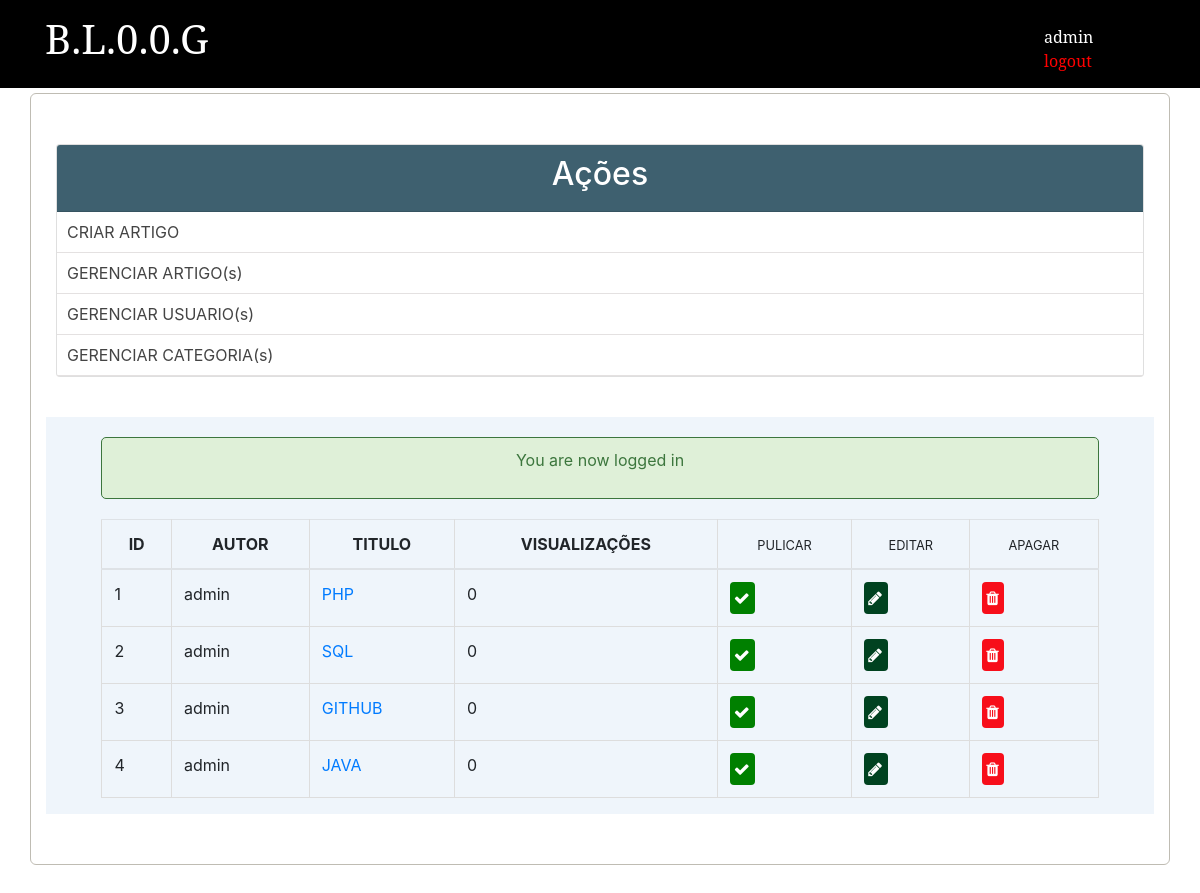
Screenshot of /admin/posts.php (signed in) with the database file from the repository.
### tables this page shows
CREATE TABLE `posts` (
  `id` int(11) NOT NULL,
  `user_id` int(11) DEFAULT NULL,
  `title` varchar(255) NOT NULL,
  `slug` varchar(255) NOT NULL,
  `views` int(11) NOT NULL DEFAULT '0',
  `image` varchar(255) NOT NULL,
  `body` text NOT NULL,
  `published` tinyint(1) NOT NULL,
  `created_at` timestamp NOT NULL DEFAULT CURRENT_TIMESTAMP ON UPDATE CURRENT_TIMESTAMP,
  `updated_at` timestamp NOT NULL DEFAULT '0000-00-00 00:00:00'
);

### admin/includes/post_functions.php (called while the page is built, shortened)
<?php
function getAllPosts()
{
	global $conn;
	if ($_SESSION['user']['role'] == "Admin") {
		$sql = "SELECT * FROM posts";
	} elseif ($_SESSION['user']['role'] == "Author") {
		$user_id = $_SESSION['user']['id'];
		$sql = "SELECT * FROM posts WHERE user_id=$user_id";
	}
	$result = mysqli_query($conn, $sql);
	$posts = mysqli_fetch_all($result, MYSQLI_ASSOC);
	$final_posts = array();
	foreach ($posts as $post) {
		$post['author'] = getPostAuthorById($post['user_id']);
		array_push($final_posts, $post);
	}
	return $final_posts;
}
function getPostAuthorById($user_id)
{
	global $conn;
	$sql = "SELECT username FROM users WHERE id=$user_id";
	$result = mysqli_query($conn, $sql);
	if ($result) {
		return mysqli_fetch_assoc($result)['username'];
	} else {
		return null;
	}
}
?>

### admin/posts.php (the view, shortened to what this page needs)
<?php include('../config.php'); ?>
<?php include(ROOT_PATH . '/admin/includes/post_functions.php'); ?>
<?php include(ROOT_PATH . '/admin/includes/head_section.php'); ?>
<?php include(ROOT_PATH . '/admin/includes/bootstrap.php'); ?>
<?php $posts = getAllPosts(); ?>
</head>
<body>
	<?php include(ROOT_PATH . '/admin/includes/navbar.php') ?>
	<div class="container content">
		<?php include(ROOT_PATH . '/admin/includes/menu.php') ?>
		<div class="table-div"  style="width: 100%;">
			<?php include(ROOT_PATH . '/includes/messages.php') ?>
			<?php if (empty($posts)): ?>
				<h1 style="text-align: center; margin-top: 20px;">Não há postagens!</h1>
			<?php else: ?>
				<table class="table">
						<thead>
						<th>ID</th>
						<th>AUTOR</th>
						<th>TITULO</th>
						<th>VISUALIZAÇÕES</th>
						<?php if ($_SESSION['user']['role'] == "Admin"): ?>
							<th><small>PULICAR</small></th>
						<?php endif ?>
						<th><small>EDITAR</small></th>
						<th><small>APAGAR</small></th>
					</thead>
					<tbody>
					<?php foreach ($posts as $key => $post): ?>
						<tr>
							<td><?php echo $key + 1; ?></td>
							<td><?php echo $post['author']; ?></td>
							<td>
								<a 	target="_blank"
								href="<?php echo BASE_URL . 'single_post.php?post-slug=' . $post['slug'] ?>">
									<?php echo $post['title']; ?>
								</a>
							</td>
							<td><?php echo $post['views']; ?></td>
							<?php if ($_SESSION['user']['role'] == "Admin" ): ?>
								<td>
								<?php if ($post['published'] == true): ?>
									<a class="fa fa-check btn unpublish"
										href="posts.php?unpublish=<?php echo $post['id'] ?>">
									</a>
								<?php else: ?>
									<a class="fa fa-times btn publish"
										href="posts.php?publish=<?php echo $post['id'] ?>">
									</a>
								<?php endif ?>
								</td>
							<?php endif ?>
							<td>
								<a class="fa fa-pencil btn edit"
									href="create_post.php?edit-post=<?php echo $post['id'] ?>">
								</a>
							</td>
							<td>
								<a  class="fa fa-trash btn delete"
									href="create_post.php?delete-post=<?php echo $post['id'] ?>">
								</a>
							</td>
						</tr>
					<?php endforeach ?>
					</tbody>
				</table>
			<?php endif ?>
		</div>
	</div>
</body>
</html>

### admin/includes/head_section.php (shortened to what this page needs)
<!DOCTYPE html>
<html>
<head>
<link rel="stylesheet" href="https://cdnjs.cloudflare.com/ajax/libs/font-awesome/4.7.0/css/font-awesome.min.css" />
<link rel="stylesheet" href="../static/css/admin_styling.css">

### admin/includes/bootstrap.php (shortened to what this page needs)
<link rel="stylesheet" href="https://stackpath.bootstrapcdn.com/bootstrap/4.1.3/css/bootstrap.min.css">
<link href="https://getbootstrap.com/docs/4.1/examples/navbars/navbar.css" rel="stylesheet">
<link href="https://getbootstrap.com/docs/4.1/examples/blog/blog.css" rel="stylesheet">

### admin/includes/navbar.php
<div class="header">
	<div class="logo">
		<a href="<?php echo BASE_URL .'admin/dashboard.php' ?>">
			<h1>B.L.0.0.G</h1>
		</a>
	</div>
	<div class="user-info">
		<span><?php echo $_SESSION['user']['username'] ?></span> &nbsp; &nbsp; <a href="<?php echo BASE_URL . '/logout.php'; ?>" class="logout-btn">logout</a>
	</div>
</div>

### admin/includes/menu.php
<div class="menu">
	<div class="card">
		<div class="card-header">
			<h2>Ações</h2>
		</div>
<?php
if ($_SESSION['user']['role'] == "Admin") {
			echo '<div class="card-content">';
			echo '<a href="../admin/create_post.php">CRIAR ARTIGO</a>';
			echo '<a href="../admin/posts.php">GERENCIAR ARTIGO(s)</a>';
			echo '<a href="../admin/users.php">GERENCIAR USUARIO(s)</a>';
			echo '<a href="../admin/topics.php">GERENCIAR CATEGORIA(s)</a>';
			echo '</div>';
	} elseif ($_SESSION['user']['role'] == "Author") {
			echo '<div class="card-content">';
			echo '<a href="../admin/create_post.php">CRIAR ARTIGO</a>';
			echo '</div>';
	}
?>
	</div>
</div>

### includes/messages.php (shortened to what this page needs)
<?php if (isset($_SESSION['message'])) : ?>
      <div class="message" >
      	<p>
          <?php
          	echo $_SESSION['message'];
          ?>
      	</p>
      </div>
<?php endif ?>

### static/css/admin_styling.css (style rules this page uses)
* { margin: 0px; padding: 0px; }
a { text-decoration: none; }
h1, h2, h3, h4, h5, h6 { font-family: 'Noto Serif', serif; }
table { border-collapse: collapse; width: 70%; margin: 20px auto; }
th, td { padding: 8px; text-align: left; border: 1px solid #ddd; }
th { text-align: center; }
.btn { color: white; background: #4E6166; text-align: center; border: none; border-radius: 5px; display: block; letter-spacing: .1em; padding: 13px 20px; text-decoration: none; }
.header { padding: 15px 45px; font-family: 'Noto Serif', serif; color: white; background: black; }
.header .logo { width: 50%; float: left; }
.header .logo h1 { color: white; }
.header .user-info { width: 10%; margin-top: 10px; float: right; }
.header .logout-btn { color: red; text-decoration: none; }
.header:after { content: ""; display: block; clear: both; }
.container { width: 95%; margin: 5px auto 50px; border: 1px solid #BFBCB3; padding: 10px 0px 50px; border-radius: 6px; }
.container:after { content: ""; display: block; clear: both; }
.container.content .menu { width: 100%; float: left; padding: 40px 10px; }
.container.content .menu .card .card-header { padding: 10px; text-align: center; border-radius: 3px 3px 0px 0px; background: #3E606F; }
.container.content .menu .card .card-header h2 { color: white; }
.container.content .menu .card .card-content a { display: block; box-sizing: border-box; padding: 8px 10px; border-bottom: 1px solid #e4e1e1; color: #444; }
.table-div { float: left; width: 100%; background-color: #EFF5FB; text-align: center; }
.table-div .message { width: 90%; margin-top: 20px; }
.table-div table { width: 90%; }
.table-div a.fa { color: white; padding: 3px; }
.table-div .edit { background: #004220; }
.table-div .delete { background: #F70E1A; }
.table-div .unpublish { background: green; }
.message { width: 100%; margin: 0px auto; padding: 10px 0px; color: #3c763d; background: #dff0d8; border: 1px solid #3c763d; border-radius: 5px; text-align: center; }

### rows the page displays
posts: author "admin", title "PHP", views "0"
posts: author "admin", title "SQL", views "0"
posts: author "admin", title "GITHUB", views "0"
posts: author "admin", title "JAVA", views "0"

### other values shown
$_SESSION['user']['username'] "admin"
$_SESSION['message'] "You are now logged in"
